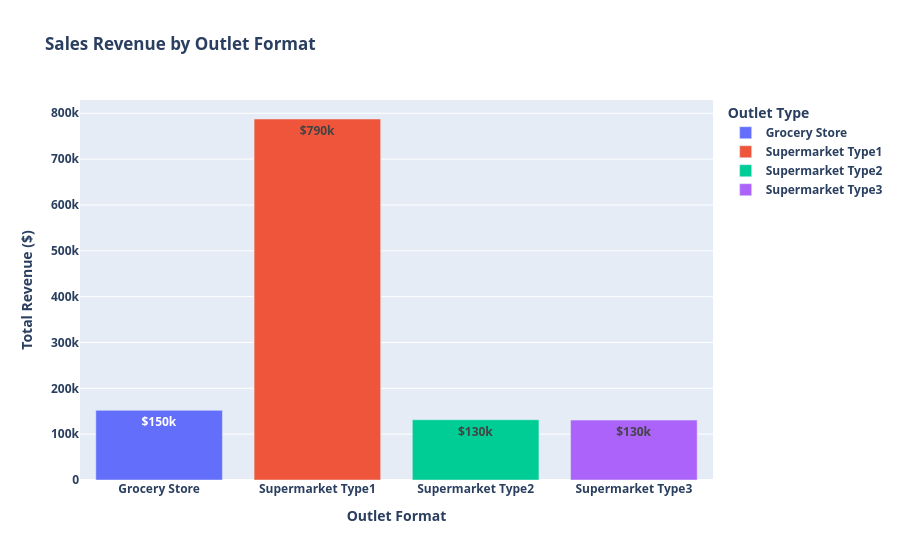

Notebook source saved alongside this figure:
### Markdown cell above
## Chart 3: Outlet Type Performance (Sales vs. Item Volume)

### Code cell
outlet_perf = df.groupby('Outlet Type').agg(
    Total_Sales=('Sales', 'sum'),
    Avg_Sales=('Sales', 'mean'),
    Item_Count=('Sales', 'count')
).reset_index()

fig3 = px.bar(
    outlet_perf,
    x='Outlet Type',
    y='Total_Sales',
    text_auto='$,.2s',
    color='Outlet Type',
    title='<b>Sales Revenue by Outlet Format</b>'
)
fig3.update_layout(
    xaxis_title='<b>Outlet Format</b>',
    yaxis_title='<b>Total Revenue ($)</b>',
    font=dict(weight="bold")
)
fig3.show()

### Figure 1 — Plotly figure (JSON) as saved in the notebook; plotly's stock layout.template omitted (floating-point values rounded to 4 significant figures)
{"data": [{"hovertemplate": "Outlet Type=%{x}<br>Total_Sales=%{y}<extra></extra>", "legendgroup": "Grocery Store", "marker": {"color": "#636efa", "pattern": {"shape": ""}}, "name": "Grocery Store", "orientation": "v", "showlegend": true, "textposition": "auto", "texttemplate": "%{y:$,.2s}", "type": "bar", "x": ["Grocery Store"], "xaxis": "x", "y": [151900.0], "yaxis": "y"}, {"hovertemplate": "Outlet Type=%{x}<br>Total_Sales=%{y}<extra></extra>", "legendgroup": "Supermarket Type1", "marker": {"color": "#EF553B", "pattern": {"shape": ""}}, "name": "Supermarket Type1", "orientation": "v", "showlegend": true, "textposition": "auto", "texttemplate": "%{y:$,.2s}", "type": "bar", "x": ["Supermarket Type1"], "xaxis": "x", "y": [787500.0], "yaxis": "y"}, {"hovertemplate": "Outlet Type=%{x}<br>Total_Sales=%{y}<extra></extra>", "legendgroup": "Supermarket Type2", "marker": {"color": "#00cc96", "pattern": {"shape": ""}}, "name": "Supermarket Type2", "orientation": "v", "showlegend": true, "textposition": "auto", "texttemplate": "%{y:$,.2s}", "type": "bar", "x": ["Supermarket Type2"], "xaxis": "x", "y": [131500.0], "yaxis": "y"}, {"hovertemplate": "Outlet Type=%{x}<br>Total_Sales=%{y}<extra></extra>", "legendgroup": "Supermarket Type3", "marker": {"color": "#ab63fa", "pattern": {"shape": ""}}, "name": "Supermarket Type3", "orientation": "v", "showlegend": true, "textposition": "auto", "texttemplate": "%{y:$,.2s}", "type": "bar", "x": ["Supermarket Type3"], "xaxis": "x", "y": [130700.0], "yaxis": "y"}], "layout": {"barmode": "relative", "font": {"weight": "bold"}, "legend": {"title": {"text": "Outlet Type"}, "tracegroupgap": 0}, "title": {"text": "<b>Sales Revenue by Outlet Format</b>"}, "xaxis": {"anchor": "y", "categoryarray": ["Grocery Store", "Supermarket Type1", "Supermarket Type2", "Supermarket Type3"], "categoryorder": "array", "domain": [0, 1], "title": {"text": "<b>Outlet Format</b>"}}, "yaxis": {"anchor": "x", "domain": [0, 1], "title": {"text": "<b>Total Revenue ($)</b>"}}}}
